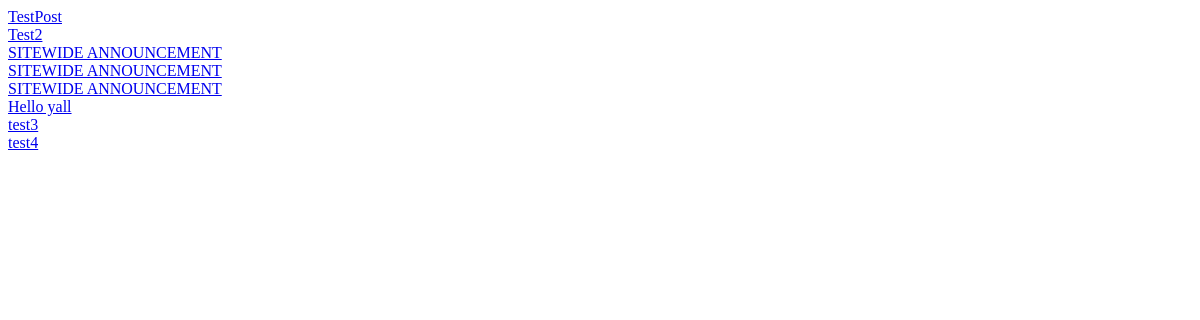
Before: / with the older database file.
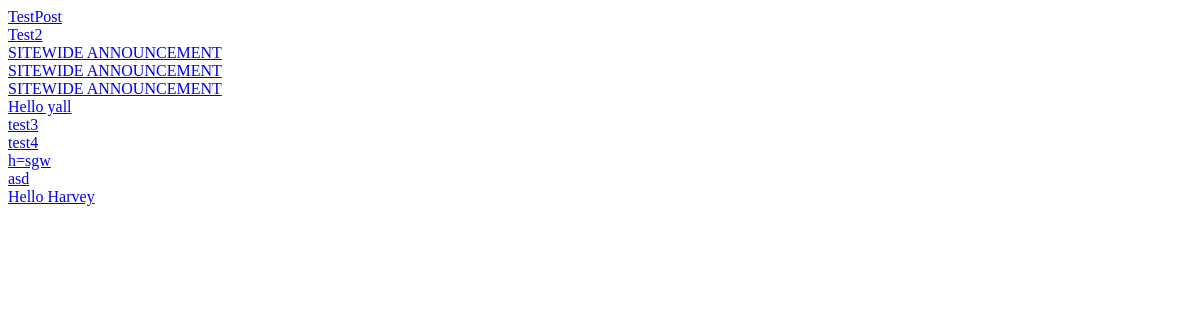
After: the same page with the newer database file.
### tables this page shows
CREATE TABLE "posts" (
	"Title"	TEXT,
	"id"	INTEGER UNIQUE,
	"userID"	INTEGER,
	"content"	TEXT,
	PRIMARY KEY("id" AUTOINCREMENT)
);

### 01.py (the view)
@app.route('/')
def index():
    with db.connect("userCache.db") as database:
        posts = fetchPosts()
    return render_template('index.html', posts=posts)

### 01.py (called while the page is built)
def fetchPosts():
    with db.connect("userCache.db") as database:
        cur = database.cursor()
        posts = cur.execute("SELECT * FROM posts").fetchall()
        actualposts = []
        for post in posts:
            actualposts.append(Post(post[0], post[3], post[2], post[1]))
        return actualposts

### templates/index.html (shortened to what this page needs)
{% for post in posts %}
<div><a href={{ post.ID }}> {{ post.title }}</a></div>
{% endfor %}

Changed rows visible on the page:
added posts: title "h=sgw"
added posts: title "asd"
added posts: title "Hello Harvey"
